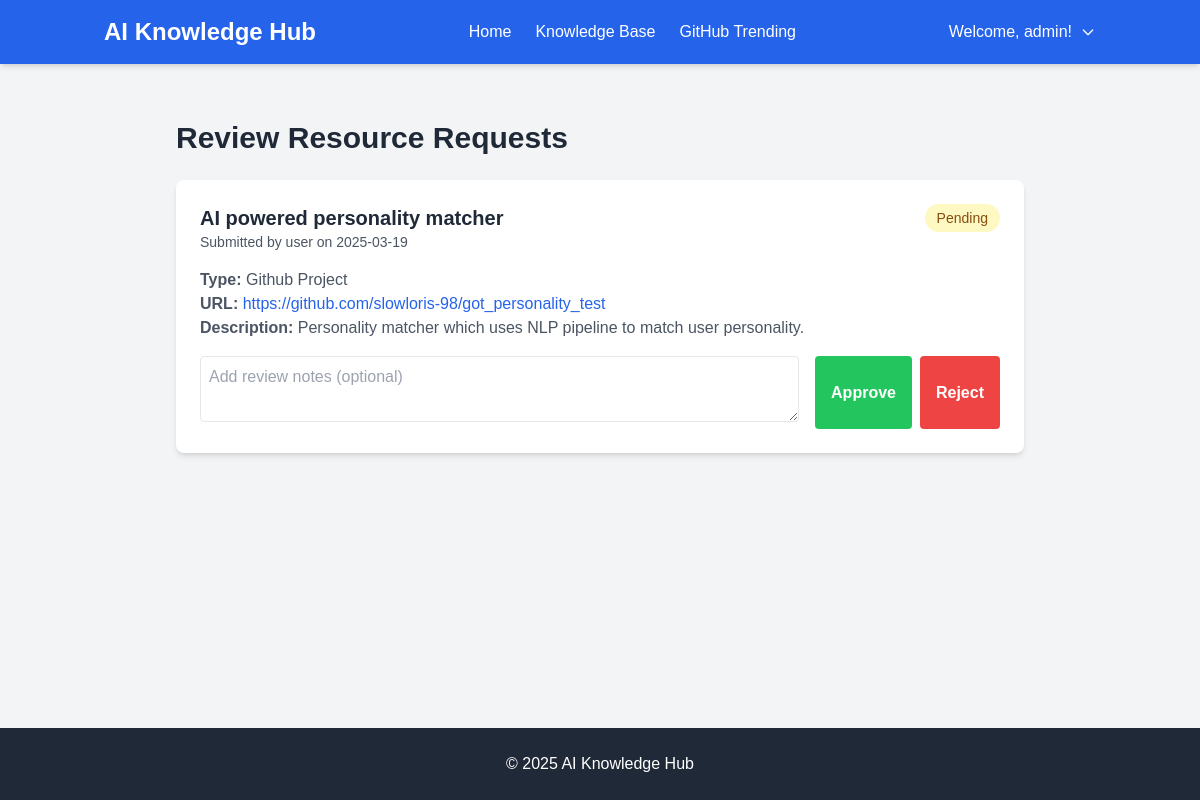
/review-requests (signed in), run on the app's committed database.
### models.py (models this page shows, shortened)
class User(UserMixin, db.Model):
    id = db.Column(db.Integer, primary_key=True)
    username = db.Column(db.String(80), unique=True, nullable=False)
    email = db.Column(db.String(120), unique=True, nullable=False)
    password_hash = db.Column(db.String(128))
    is_admin = db.Column(db.Boolean, default=False)
    created_at = db.Column(db.DateTime, default=datetime.utcnow)
    bookmarks = db.relationship('Bookmark', backref='user', lazy=True)

class ResourceRequest(db.Model):
    id = db.Column(db.Integer, primary_key=True)
    title = db.Column(db.String(200), nullable=False)
    url = db.Column(db.String(500), nullable=False)
    description = db.Column(db.Text)
    resource_type = db.Column(db.String(50), nullable=False)  # 'course', 'handbook', 'github_project', 'research_paper', 'blog'
    status = db.Column(db.String(20), default='pending')  # 'pending', 'approved', 'rejected'
    submitted_by = db.Column(db.Integer, db.ForeignKey('user.id'), nullable=False)
    submitted_at = db.Column(db.DateTime, default=datetime.utcnow)
    reviewed_at = db.Column(db.DateTime)
    reviewed_by = db.Column(db.Integer, db.ForeignKey('user.id'))
    review_notes = db.Column(db.Text)
    submitter = db.relationship('User', foreign_keys=[submitted_by])
    reviewer = db.relationship('User', foreign_keys=[reviewed_by])

### app.py (the view)
@app.route('/review-requests')
@admin_required
def review_requests():
    requests = ResourceRequest.query.order_by(ResourceRequest.submitted_at.desc()).all()
    return render_template('review_requests.html', requests=requests)

### app.py (called while the page is built)
@login_manager.user_loader
def load_user(user_id):
    return User.query.get(int(user_id))

def admin_required(f):
    @wraps(f)
    def decorated_function(*args, **kwargs):
        if 'user_id' not in session:
            return redirect(url_for('login'))
        user = User.query.get(session['user_id'])
        if not user or not user.is_admin:
            flash('You need admin privileges to access this page.')
            return redirect(url_for('index'))
        return f(*args, **kwargs)
    return decorated_function

### templates/review_requests.html (shortened to what this page needs)
{% extends "base.html" %}
{% block content %}
<div class="max-w-4xl mx-auto p-6">
    <h1 class="text-3xl font-bold text-gray-800 mb-6">Review Resource Requests</h1>
    {% if requests %}
        {% for request in requests %}
        <div class="bg-white shadow-md rounded-lg p-6 mb-6">
            <div class="flex justify-between items-start mb-4">
                <div>
                    <h2 class="text-xl font-semibold text-gray-800">{{ request.title }}</h2>
                    <p class="text-sm text-gray-600">Submitted by {{ request.submitter.username }} on {{ request.submitted_at.strftime('%Y-%m-%d') }}</p>
                </div>
                <span class="px-3 py-1 rounded-full text-sm
                    {% if request.status == 'pending' %}bg-yellow-100 text-yellow-800
                    {% elif request.status == 'approved' %}bg-green-100 text-green-800
                    {% else %}bg-red-100 text-red-800{% endif %}">
                    {{ request.status.title() }}
                </span>
            </div>
            <div class="mb-4">
                <p class="text-gray-600"><strong>Type:</strong> {{ request.resource_type.replace('_', ' ').title() }}</p>
                <p class="text-gray-600"><strong>URL:</strong> <a href="{{ request.url }}" class="text-blue-600 hover:underline" target="_blank">{{ request.url }}</a></p>
                <p class="text-gray-600"><strong>Description:</strong> {{ request.description }}</p>
            </div>
            {% if request.status == 'pending' %}
            <form method="POST" action="{{ url_for('review_request', request_id=request.id) }}" class="flex gap-4">
                <div class="flex-grow">
                    <textarea name="review_notes" placeholder="Add review notes (optional)"
                              class="w-full p-2 border rounded"></textarea>
                </div>
                <div class="flex gap-2">
                    <button type="submit" name="action" value="approve"
                            class="bg-green-500 hover:bg-green-700 text-white font-bold py-2 px-4 rounded">
                        Approve
                    </button>
                    <button type="submit" name="action" value="reject"
                            class="bg-red-500 hover:bg-red-700 text-white font-bold py-2 px-4 rounded">
                        Reject
                    </button>
                </div>
            </form>
            {% endif %}
        </div>
        {% endfor %}
    {% else %}
        <div class="bg-white shadow-md rounded-lg p-6 text-center">
            <p class="text-gray-600">No resource requests to review.</p>
        </div>
    {% endif %}
</div>
{% endblock %}

### templates/base.html (shortened to what this page needs)
<!DOCTYPE html>
<html lang="en">
<head>
    <script src="https://cdn.tailwindcss.com"></script>
</head>
<body class="bg-gray-100 min-h-screen flex flex-col">
    <header class="bg-blue-600 text-white shadow-md">
        <div class="container mx-auto px-4 py-4">
            <div class="flex justify-between items-center">
                <h1 class="text-2xl font-bold">AI Knowledge Hub</h1>
                <nav>
                    <ul class="flex space-x-6">
                        {% if current_user.is_authenticated %}
                        <li><a href="{{ url_for('index') }}" class="hover:text-blue-200 transition-colors">Home</a></li>
                        <li><a href="{{ url_for('knowledge_base') }}" class="hover:text-blue-200 transition-colors">Knowledge Base</a></li>
                        <li><a href="{{ url_for('github_trending') }}" class="hover:text-blue-200 transition-colors">GitHub Trending</a></li>
                        {% else %}
                        <li><a href="{{ url_for('login') }}" class="hover:text-blue-200 transition-colors">Login</a></li>
                        <li><a href="{{ url_for('register') }}" class="hover:text-blue-200 transition-colors">Register</a></li>
                        {% endif %}
                    </ul>
                </nav>
                <div class="relative">
                    {% if current_user.is_authenticated %}
                        <button id="userMenuButton" class="flex items-center space-x-2 hover:text-blue-200 transition-colors">
                            <span>Welcome, {{ current_user.username }}!</span>
                            <svg class="w-4 h-4" fill="none" stroke="currentColor" viewBox="0 0 24 24">
                                <path stroke-linecap="round" stroke-linejoin="round" stroke-width="2" d="M19 9l-7 7-7-7"></path>
                            </svg>
                        </button>
                    {% endif %}
                </div>
            </div>
        </div>
    </header>
    <main class="container mx-auto px-4 py-8 flex-grow">
        {% block content %}{% endblock %}
    </main>
    <footer class="bg-gray-800 text-white py-6">
        <div class="container mx-auto px-4 text-center">
            <p>&copy; 2025 AI Knowledge Hub</p>
        </div>
    </footer>
</body>
</html>

### templates/base.html (style rules this page uses)
body { font-family: Arial, sans-serif; margin: 0; padding: 0; }

### data on the page
User: username "admin"
ResourceRequest: title "AI powered personality matcher", submitter.username "user", submitted_at "2025-03-19", status "Pending", resource_type.replace "Github Project", url "https://github.com/slowloris-98/got_personality_test", description "Personality matcher which uses NLP pipeline to match user personality."
